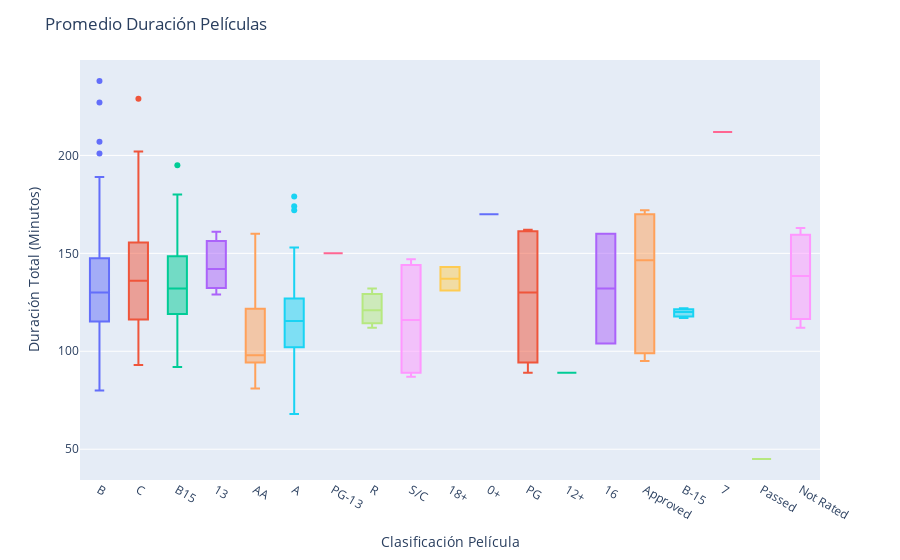

Source (notebook cell):
### Code cell
# 5: Comparación de Duración Media por Clasificación
dataset_movies["Total Duration Minutes"] = (dataset_movies["Duration Hours"]*60)+dataset_movies["Duration Minutes"]
box_plot = px.box(data_frame=dataset_movies,x="Clasification Movie",y="Total Duration Minutes",color="Clasification Movie")
box_plot.update_layout(
    showlegend = False,
    title = "Promedio Duración Películas",
    xaxis_title = "Clasificación Película",
    yaxis_title = "Duración Total (Minutos)",
    hoverlabel = dict(
        bgcolor = "white",
        font_color = 'black'
    )
)
box_plot.show()

### Figure 1 — Plotly figure (JSON) as saved in the notebook; plotly's stock layout.template omitted (floating-point values rounded to 4 significant figures)
{"data": [{"alignmentgroup": "True", "hovertemplate": "Clasification Movie=%{x}<br>Total Duration Minutes=%{y}<extra></extra>", "legendgroup": "B", "marker": {"color": "#636efa"}, "name": "B", "notched": false, "offsetgroup": "B", "orientation": "v", "showlegend": true, "type": "box", "x": ["B", "B", "B", "B", "B", "B", "B", "B", "B", "B", "B", "B", "B", "B", "B", "B", "B", "B", "B", "B", "B", "B", "B", "B", "B", "B", "B", "B", "B", "B", "B", "B", "B", "B", "B", "B", "B", "B", "B", "B", "B", "B", "B", "B", "B", "B", "B", "B", "B", "B", "B", "B", "B", "B", "B", "B", "B", "B", "B", "B", "B", "B", "B", "B", "B", "B", "B", "B", "B", "B", "B", "B", "B", "B", "B", "B", "B", "B", "B", "B", "B", "B", "B", "B", "B", "B", "B"], "x0": " ", "xaxis": "x", "y": [142, 152, 96, 201, 178, 179, 148, 136, 133, 169, 207, 169, 189, 116, 137, 88, 106, 133, 130, 102, 112, 117, 166, 166, 113, 149, 110, 88, 164, 160, 181, 126, 95, 149, 133, 126, 115, 149, 125, 227, 107, 136, 119, 117, 122, 123, 129, 104, 119, 140, 130, 97, 138, 130, 130, 135, 110, 124, 105, 238, 88, 129, 141, 137, 140, 116, 132, 148, 185, 128, 133, 124, 92, 152, 129, 107, 96, 118, 143, 121, 80, 110, 89, 129, 130, 146, 130], "y0": " ", "yaxis": "y"}, {"alignmentgroup": "True", "hovertemplate": "Clasification Movie=%{x}<br>Total Duration Minutes=%{y}<extra></extra>", "legendgroup": "C", "marker": {"color": "#EF553B"}, "name": "C", "notched": false, "offsetgroup": "C", "orientation": "v", "showlegend": true, "type": "box", "x": ["C", "C", "C", "C", "C", "C", "C", "C", "C", "C", "C", "C", "C", "C", "C", "C", "C", "C", "C", "C", "C", "C", "C", "C", "C", "C", "C", "C", "C", "C", "C", "C", "C", "C", "C", "C", "C", "C", "C", "C", "C", "C", "C"], "x0": " ", "xaxis": "x", "y": [175, 202, 154, 161, 139, 145, 118, 130, 151, 119, 110, 147, 146, 137, 120, 122, 178, 229, 102, 99, 170, 170, 116, 136, 132, 138, 156, 114, 180, 178, 107, 122, 109, 111, 107, 93, 129, 117, 183, 137, 98, 122, 154], "y0": " ", "yaxis": "y"}, {"alignmentgroup": "True", "hovertemplate": "Clasification Movie=%{x}<br>Total Duration Minutes=%{y}<extra></extra>", "legendgroup": "B15", "marker": {"color": "#00cc96"}, "name": "B15", "notched": false, "offsetgroup": "B15", "orientation": "v", "showlegend": true, "type": "box", "x": ["B15", "B15", "B15", "B15", "B15", "B15", "B15", "B15", "B15", "B15", "B15", "B15", "B15", "B15", "B15", "B15", "B15", "B15", "B15", "B15", "B15", "B15", "B15", "B15", "B15", "B15", "B15", "B15", "B15", "B15", "B15", "B15"], "x0": " ", "xaxis": "x", "y": [195, 127, 155, 132, 109, 106, 165, 137, 153, 122, 142, 108, 131, 128, 180, 138, 158, 118, 153, 130, 132, 115, 98, 134, 99, 139, 149, 92, 120, 123, 145, 148], "y0": " ", "yaxis": "y"}, {"alignmentgroup": "True", "hovertemplate": "Clasification Movie=%{x}<br>Total Duration Minutes=%{y}<extra></extra>", "legendgroup": "13", "marker": {"color": "#ab63fa"}, "name": "13", "notched": false, "offsetgroup": "13", "orientation": "v", "showlegend": true, "type": "box", "x": ["13", "13", "13"], "x0": " ", "xaxis": "x", "y": [142, 129, 161], "y0": " ", "yaxis": "y"}, {"alignmentgroup": "True", "hovertemplate": "Clasification Movie=%{x}<br>Total Duration Minutes=%{y}<extra></extra>", "legendgroup": "AA", "marker": {"color": "#FFA15A"}, "name": "AA", "notched": false, "offsetgroup": "AA", "orientation": "v", "showlegend": true, "type": "box", "x": ["AA", "AA", "AA", "AA", "AA", "AA", "AA", "AA", "AA", "AA", "AA", "AA", "AA"], "x0": " ", "xaxis": "x", "y": [124, 121, 88, 98, 125, 81, 103, 96, 160, 100, 95, 92, 98], "y0": " ", "yaxis": "y"}, {"alignmentgroup": "True", "hovertemplate": "Clasification Movie=%{x}<br>Total Duration Minutes=%{y}<extra></extra>", "legendgroup": "A", "marker": {"color": "#19d3f3"}, "name": "A", "notched": false, "offsetgroup": "A", "orientation": "v", "showlegend": true, "type": "box", "x": ["A", "A", "A", "A", "A", "A", "A", "A", "A", "A", "A", "A", "A", "A", "A", "A", "A", "A", "A", "A", "A", "A", "A", "A", "A", "A", "A", "A", "A", "A", "A", "A", "A", "A", "A", "A", "A", "A"], "x0": " ", "xaxis": "x", "y": [130, 116, 124, 140, 174, 87, 87, 115, 117, 116, 105, 106, 103, 131, 143, 127, 153, 103, 179, 121, 68, 127, 126, 119, 102, 86, 101, 111, 78, 108, 120, 137, 102, 115, 172, 93, 86, 101], "y0": " ", "yaxis": "y"}, {"alignmentgroup": "True", "hovertemplate": "Clasification Movie=%{x}<br>Total Duration Minutes=%{y}<extra></extra>", "legendgroup": "PG-13", "marker": {"color": "#FF6692"}, "name": "PG-13", "notched": false, "offsetgroup": "PG-13", "orientation": "v", "showlegend": true, "type": "box", "x": ["PG-13"], "x0": " ", "xaxis": "x", "y": [150], "y0": " ", "yaxis": "y"}, {"alignmentgroup": "True", "hovertemplate": "Clasification Movie=%{x}<br>Total Duration Minutes=%{y}<extra></extra>", "legendgroup": "R", "marker": {"color": "#B6E880"}, "name": "R", "notched": false, "offsetgroup": "R", "orientation": "v", "showlegend": true, "type": "box", "x": ["R", "R", "R"], "x0": " ", "xaxis": "x", "y": [112, 132, 121], "y0": " ", "yaxis": "y"}, {"alignmentgroup": "True", "hovertemplate": "Clasification Movie=%{x}<br>Total Duration Minutes=%{y}<extra></extra>", "legendgroup": "S/C", "marker": {"color": "#FF97FF"}, "name": "S/C", "notched": false, "offsetgroup": "S/C", "orientation": "v", "showlegend": true, "type": "box", "x": ["S/C", "S/C", "S/C", "S/C"], "x0": " ", "xaxis": "x", "y": [147, 91, 141, 87], "y0": " ", "yaxis": "y"}, {"alignmentgroup": "True", "hovertemplate": "Clasification Movie=%{x}<br>Total Duration Minutes=%{y}<extra></extra>", "legendgroup": "18+", "marker": {"color": "#FECB52"}, "name": "18+", "notched": false, "offsetgroup": "18+", "orientation": "v", "showlegend": true, "type": "box", "x": ["18+", "18+"], "x0": " ", "xaxis": "x", "y": [143, 131], "y0": " ", "yaxis": "y"}, {"alignmentgroup": "True", "hovertemplate": "Clasification Movie=%{x}<br>Total Duration Minutes=%{y}<extra></extra>", "legendgroup": "0+", "marker": {"color": "#636efa"}, "name": "0+", "notched": false, "offsetgroup": "0+", "orientation": "v", "showlegend": true, "type": "box", "x": ["0+"], "x0": " ", "xaxis": "x", "y": [170], "y0": " ", "yaxis": "y"}, {"alignmentgroup": "True", "hovertemplate": "Clasification Movie=%{x}<br>Total Duration Minutes=%{y}<extra></extra>", "legendgroup": "PG", "marker": {"color": "#EF553B"}, "name": "PG", "notched": false, "offsetgroup": "PG", "orientation": "v", "showlegend": true, "type": "box", "x": ["PG", "PG", "PG", "PG", "PG"], "x0": " ", "xaxis": "x", "y": [162, 96, 161, 130, 89], "y0": " ", "yaxis": "y"}, {"alignmentgroup": "True", "hovertemplate": "Clasification Movie=%{x}<br>Total Duration Minutes=%{y}<extra></extra>", "legendgroup": "12+", "marker": {"color": "#00cc96"}, "name": "12+", "notched": false, "offsetgroup": "12+", "orientation": "v", "showlegend": true, "type": "box", "x": ["12+"], "x0": " ", "xaxis": "x", "y": [89], "y0": " ", "yaxis": "y"}, {"alignmentgroup": "True", "hovertemplate": "Clasification Movie=%{x}<br>Total Duration Minutes=%{y}<extra></extra>", "legendgroup": "16", "marker": {"color": "#ab63fa"}, "name": "16", "notched": false, "offsetgroup": "16", "orientation": "v", "showlegend": true, "type": "box", "x": ["16", "16"], "x0": " ", "xaxis": "x", "y": [160, 104], "y0": " ", "yaxis": "y"}, {"alignmentgroup": "True", "hovertemplate": "Clasification Movie=%{x}<br>Total Duration Minutes=%{y}<extra></extra>", "legendgroup": "Approved", "marker": {"color": "#FFA15A"}, "name": "Approved", "notched": false, "offsetgroup": "Approved", "orientation": "v", "showlegend": true, "type": "box", "x": ["Approved", "Approved", "Approved", "Approved", "Approved", "Approved"], "x0": " ", "xaxis": "x", "y": [172, 95, 129, 164, 170, 99], "y0": " ", "yaxis": "y"}, {"alignmentgroup": "True", "hovertemplate": "Clasification Movie=%{x}<br>Total Duration Minutes=%{y}<extra></extra>", "legendgroup": "B-15", "marker": {"color": "#19d3f3"}, "name": "B-15", "notched": false, "offsetgroup": "B-15", "orientation": "v", "showlegend": true, "type": "box", "x": ["B-15", "B-15", "B-15"], "x0": " ", "xaxis": "x", "y": [120, 122, 117], "y0": " ", "yaxis": "y"}, {"alignmentgroup": "True", "hovertemplate": "Clasification Movie=%{x}<br>Total Duration Minutes=%{y}<extra></extra>", "legendgroup": "7", "marker": {"color": "#FF6692"}, "name": "7", "notched": false, "offsetgroup": "7", "orientation": "v", "showlegend": true, "type": "box", "x": ["7"], "x0": " ", "xaxis": "x", "y": [212], "y0": " ", "yaxis": "y"}, {"alignmentgroup": "True", "hovertemplate": "Clasification Movie=%{x}<br>Total Duration Minutes=%{y}<extra></extra>", "legendgroup": "Passed", "marker": {"color": "#B6E880"}, "name": "Passed", "notched": false, "offsetgroup": "Passed", "orientation": "v", "showlegend": true, "type": "box", "x": ["Passed"], "x0": " ", "xaxis": "x", "y": [45], "y0": " ", "yaxis": "y"}, {"alignmentgroup": "True", "hovertemplate": "Clasification Movie=%{x}<br>Total Duration Minutes=%{y}<extra></extra>", "legendgroup": "Not Rated", "marker": {"color": "#FF97FF"}, "name": "Not Rated", "notched": false, "offsetgroup": "Not Rated", "orientation": "v", "showlegend": true, "type": "box", "x": ["Not Rated", "Not Rated", "Not Rated", "Not Rated"], "x0": " ", "xaxis": "x", "y": [156, 112, 121, 163], "y0": " ", "yaxis": "y"}], "layout": {"boxmode": "overlay", "hoverlabel": {"bgcolor": "white", "font": {"color": "black"}}, "legend": {"title": {"text": "Clasification Movie"}, "tracegroupgap": 0}, "margin": {"t": 60}, "showlegend": false, "title": {"text": "Promedio Duración Películas"}, "xaxis": {"anchor": "y", "categoryarray": ["B", "C", "B15", "13", "AA", "A", "PG-13", "R", "S/C", "18+", "0+", "PG", "12+", "16", "Approved", "B-15", "7", "Passed", "Not Rated"], "categoryorder": "array", "domain": [0, 1], "title": {"text": "Clasificación Película"}}, "yaxis": {"anchor": "x", "domain": [0, 1], "title": {"text": "Duración Total (Minutos)"}}}}
